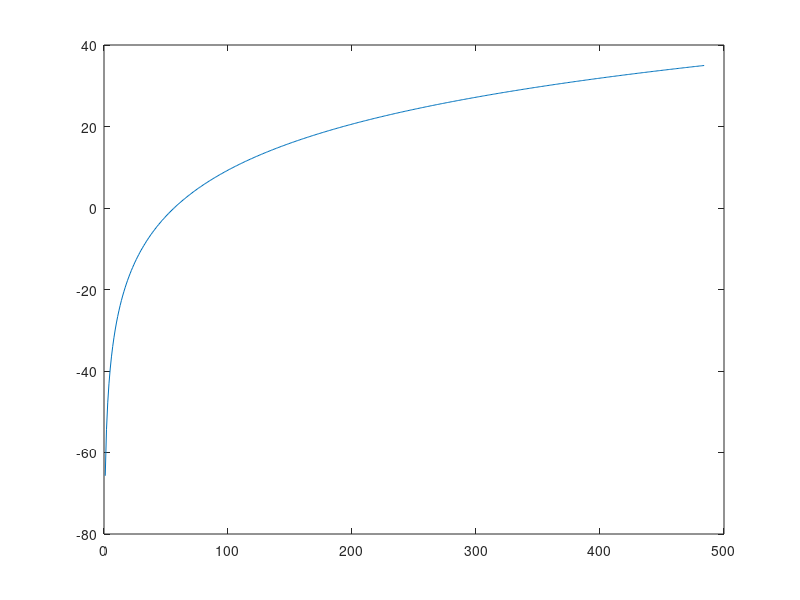

This figure's MATLAB source:
tx_h = 50;
rx_h = 1;
fq = 28000;
d_max = 100*10^((128-20*log10(100)-20*log10(28000*10^6)+147.5-6*log10(28000/2000)-20*log10(1/2))/(10*(3.6-0.005*50+2/5)));
d_max
d = 1:1:d_max;
PL_hata_1 = 69.55 + 26.16*log10(fq) - 13.82*log10(tx_h) - 3.2 * (log10(11.75 * rx_h))^2 - 4.97 + (44.9 - 6.55 * log10(tx_h)) * log10(d);
PL_cost_1 = 46.3 + 33.9 * log10(fq) - 13.82*log10(tx_h) - 3.2 * (log10(11.75 * rx_h))^2 - 4.97 + (44.9 - 6.55 * log10(tx_h)) * log10(d) + 3;
PL_sui_1 = 20*log10(100*fq*10^6)-147.55+10*(3.6-0.005*tx_h+20/tx_h)*log10(d/100)+6*log10(fq/2000)-20*log10(rx_h/2);
y = PL_sui_1 - 105;
plot(d, y)